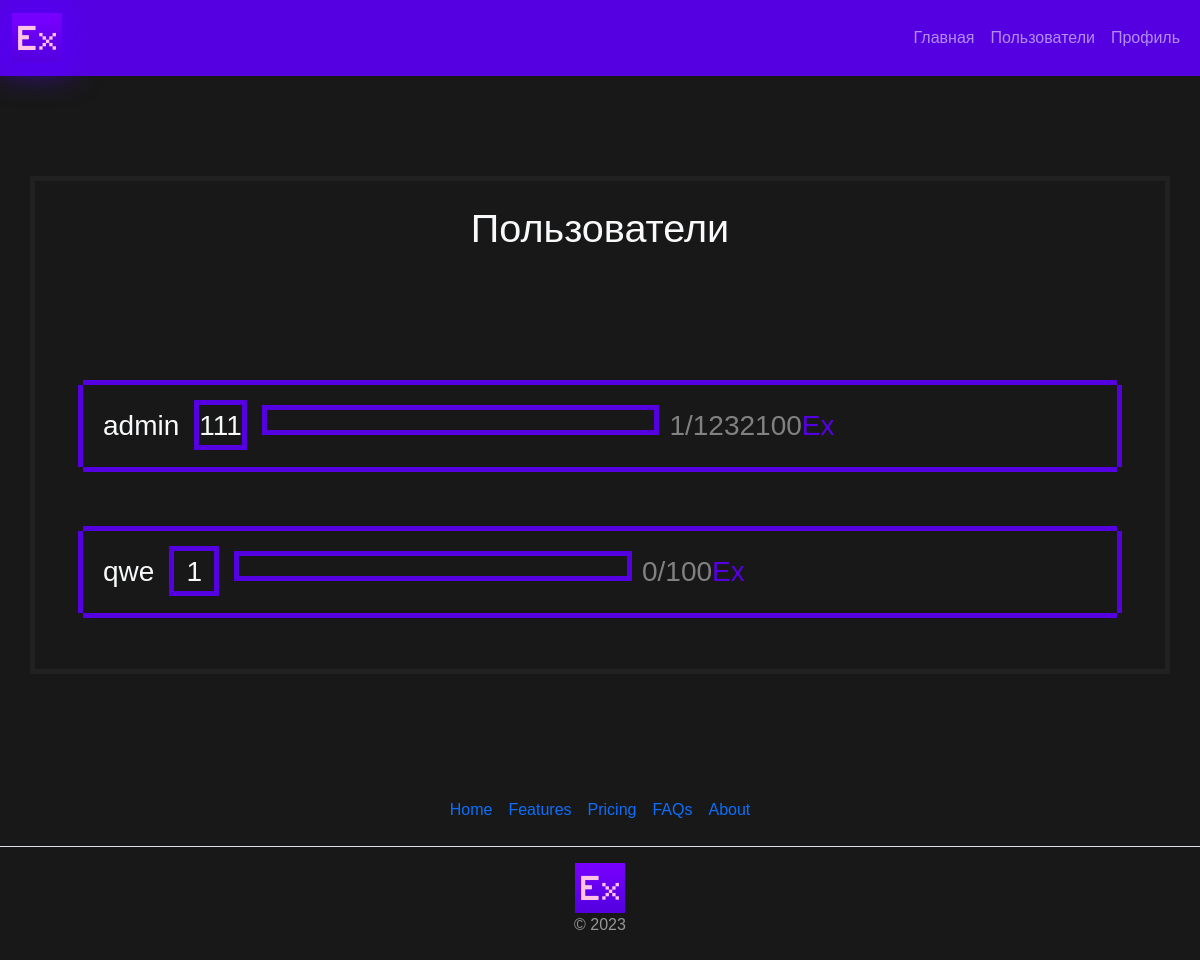
/users (signed in), run on the app's committed database.
### app/models.py (models this page shows, shortened)
class User(db.Model, UserMixin):
    __tablename__ = 'users'
    id = db.Column(db.Integer, primary_key=True)
    username = db.Column(db.String(255), unique=True)
    password = db.Column(db.String(255))
    level = db.Column(db.Integer(), default=1)
    exp = db.Column(db.Integer(), default=0)
    active = db.Column(db.Boolean())
    roles = db.relationship('Role', secondary='user_roles')

### app/routes.py (the view)
@app.route('/users')
@login_required
def users():
    users = User.query.all()
    return render_template('users.html', users=users)

### app/templates/users.html (shortened to what this page needs)
{% extends "base.html" %}
{% block content %}
<div class="container">
    <div class="row d-flex justify-content-center" style="border: #212121 solid 5px; padding: 2vw 3vw">
        <div class="col-12 text-center">
            <h3 class="title text-light" style="font-size: 3.3vw;">Пользователи</h3>
        </div>
        {% for user in users %}
        {% if user.id != current_user.id %}
        <a href="{{ url_for('get_user', username=user.username) }}" class="col-12 text-center"
            style="text-decoration: none;">
            <div class="col-12 text-center user-list d-flex justify-content-left">
                <span class="text-light fs-3"> {{ user.username }}</span>
                <span class="text-light fs-3"
                    style="height: 40px; min-width: 40px; margin-left: 20px; color: #bbbbbb; box-shadow: 0px 0px 0px 5px #5500e1">{{
                    user.level }}</span>
                <div class="bar-border" style="margin-left: 20px; height: 30px; width: 40%">
                </div>
                <span class="fs-3" style="color: #818181; margin-left: 10px">{{ user.exp }}</span>
                <span class="fs-3" style="color: #818181">/</span>
                <span class="fs-3" style="color: #818181">{{ (100*(user.level**2)) }}</span>
                <span class="fs-3 ex-txt" id="ex_end"> Ex</span>
            </div>
        </a>
        {% endif %}
        {% endfor %}
    </div>
</div>
{% endblock %}

### app/static/css/style.css (style rules this page uses)
html { cursor: url("../imgs/cursor.png"), auto; }
a, a:focus { cursor: url("../imgs/cursor.png"), auto; }
.ex-txt { color: #5500e1; }
body { background: #181818; font-family: 'monocraft', sans-serif; }
.user-list { padding: 20px 20px; margin: 2em auto; box-shadow: -5px 0 0 0 #5500e1, 5px 0 0 0 #5500e1, 0 -5px 0 0 #5500e1, 0 5px 0 0 #5500e1; transition: .5s; }
.bar-border { border: solid #5500e1 5px; }

### data on the page
User: username "admin", level "111", exp "1", (100*(user.level**2)) "1232100"
User: username "qwe", level "1", exp "0", (100*(user.level**2)) "100"
